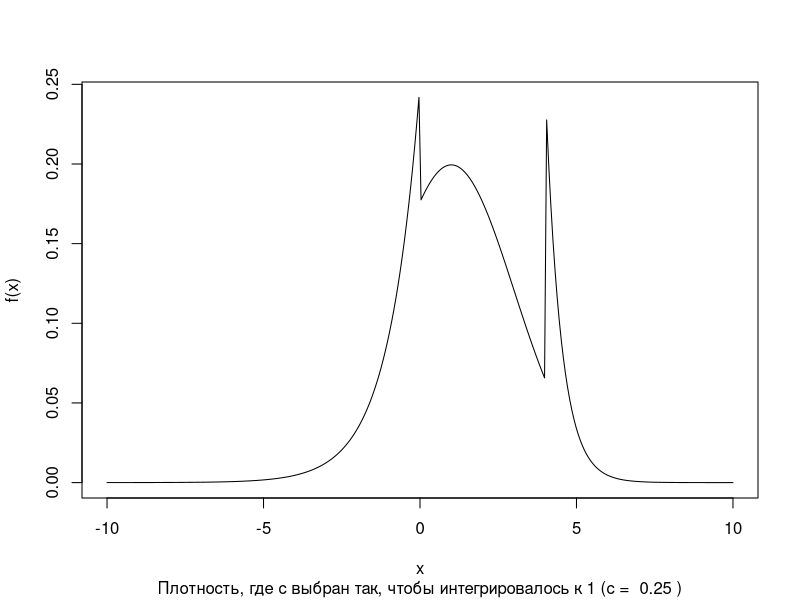
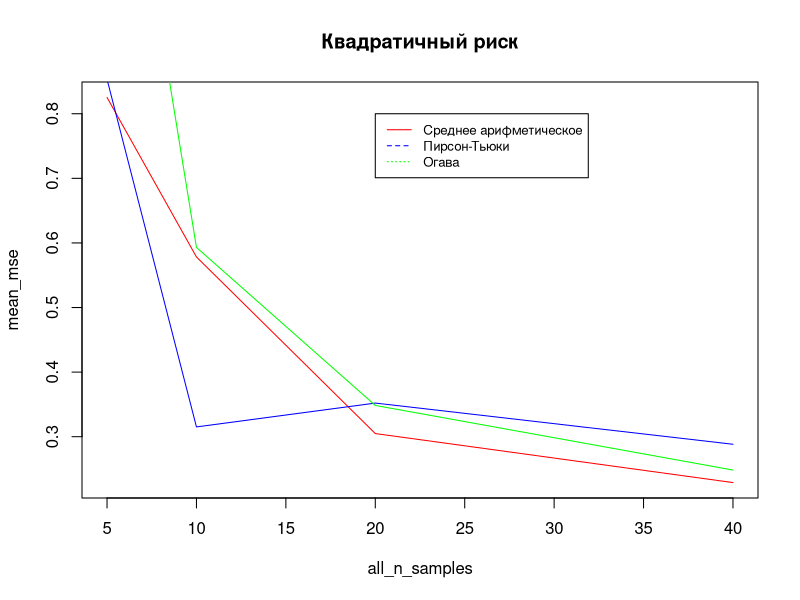
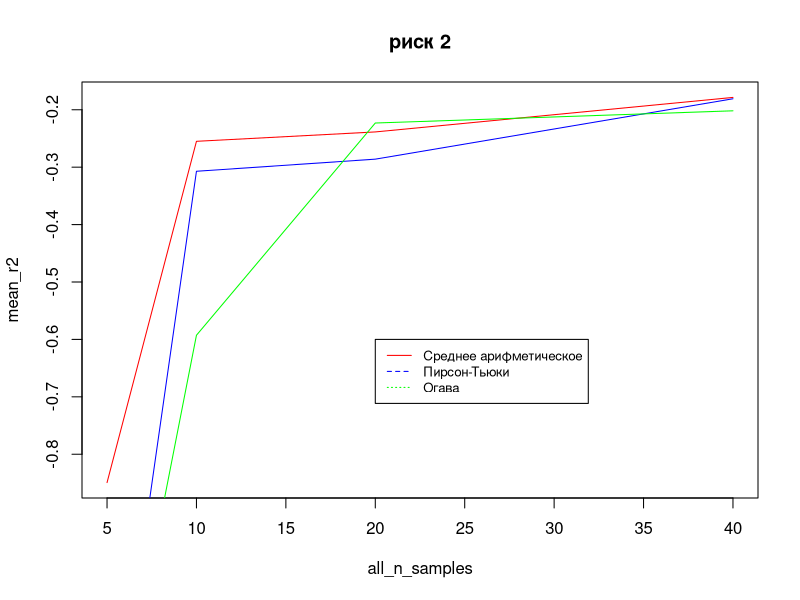
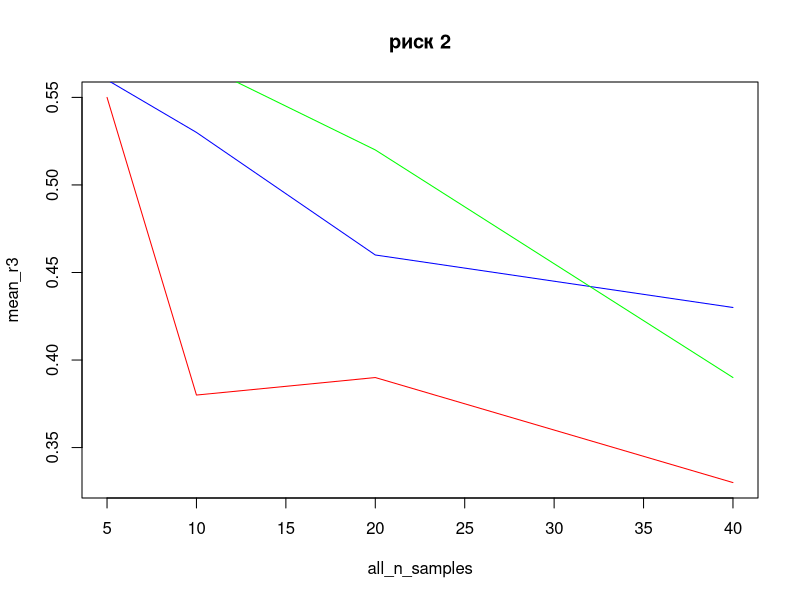

R code for these plots, in order:
## ---- chunk 1
knitr::opts_chunk$set(echo = TRUE)
## ---- chunk 2
sample_from_density = function(n, pdf_f, approx=1000, ...) {
  x = seq(-10, 10, length.out = approx)
  y = sapply(x, pdf_f, ...)

  random.points <- approx(
    cumsum(y)/sum(y),
    x,
    runif(n)
  )$y
  random.points
}
rlongtailed_normal = function(sd=1, mean=0, c) {
  found
}

dlongtailed_normal = function(x, c, sd=1, mean=0, normal_range=c(0, 4)) {
  if (x >= normal_range[1] & x <= normal_range[2]) {
    return(dnorm(x, mean=mean, sd=sd))
  } else { 
    if (x < 0) {
      return(c * exp(x))
    } else {
      return(c * exp(8 - 2*x))
    }
  }
}

integrate = function(fn, x_range=seq(-10, 10, length.out=100), ...) {
  lambda = abs(abs(x_range[2]) - abs(x_range[1]))
  res = 0
  for (x in x_range) {
    res = res + fn(x, ...) * (lambda)
  }
  res
}

estimate_c = function(sd, mean, tol=0.01) {
  grid = seq(-100, 100, length.out=10000)
  
  for (c in grid) {
    total_proba = integrate(fn=dlongtailed_normal, sd=sd, mean=mean, c=c)
    #
    #for (x in x_range) {
    #  total_proba = total_proba + dlongtailed_normal(x, sd=sd, mean=mean, c=c) * (1 / length(x_range))
    #}
    if (abs(total_proba - 1) < tol) {
      return(c)
    }
  }
}
## ---- chunk 3
x_range = seq(-10, 10, length.out = 300)
mean=1
sd=2
c_est = estimate_c(sd=sd, mean=mean)
## ---- chunk 4
plot( 
  x_range, 
  lapply(x_range, dlongtailed_normal, c=c_est, mean=mean, sd=sd), 
  type='l',
  xlab = "x", ylab = "f(x)",
  sub=paste("Плотность, где c выбран так, чтобы интегрировалось к 1 (c = ", round(c_est, 2), ")")
)
## ---- chunk 5
mean_estimator = function(sample) {
  mean(sample)
}
pearson_tukey_5q= function(sample) {
  n = length(sample)
  var_series = sort(sample)
  1/6 * (var_series[floor(n/16)+1] + var_series[floor(n/4)+1] + 2*var_series[floor(n/2)+1] + var_series[floor(3*n/4)+1] + var_series[floor(15*n/16)])
}
pearson_tukey_5q= function(sample) {
  n = length(sample)
  var_series = sort(sample)
  1/6 * (var_series[floor(n/16)+1] + var_series[floor(n/4)+1] + 2*var_series[floor(n/2)+1] + var_series[floor(3*n/4)+1] + var_series[floor(15*n/16)])
}
ogawa = function(sample, discard_n=2) {
  n = length(sample)
  var_series = sort(sample)
  mean(var_series[seq(discard_n+1,n-discard_n)])
}

#sample_from_density(5, dlongtailed_normal, mean=mean, sd=sd, c=c_est)
#c(pearson_tukey_5q(c(1,3,3,2,5)), mean(c(1,3,3,2,5)))
#ogawa(c(1,2,6,8,9), discard_n = 1)
## ---- chunk 6
#set.seed(42)
#sample_from_density(10, dlongtailed_normal,  c=c_est, mean=mean, sd=sd)
## ---- chunk 7
r_1 = function (estimates, true) {
  mean((true - estimates)^2)
}

r_2 = function(estimates, true) {
  risks = c()
  for (estimate in estimates) {
    risks = append(risks, min(5, (true - estimate)^3))
  }
  mean(risks)
}

r_3 = function(estimates, true) {
  risks = c()
  for (estimate in estimates) {
    dev = abs(estimate - true)
    if (dev < 0.5) {
      risks = append(risks, 0)
    } else{
      risks = append(risks, 1)
    }
  }
  mean(risks)
}
bootstrap_risk = function(n_samples, estimator, risk_f, n_iter=100) {
  estimates = c()
  for (i in seq(n_iter)) {
    sample = sample_from_density(n_samples, dlongtailed_normal,  c=c_est, mean=mean, sd=sd)
    estimate = estimator(sample)
    estimates = append(estimates, estimate)
  }
  risk_f(estimates, mean)
}
#bootstrap_risk(5, estimator=mean_estimator, risk_f=r_1)
## ---- chunk 8

## ---- chunk 9
set.seed(42)
all_n_samples = c(5, 10, 20, 40)
mean_mse = c()
mean_r2 = c()
mean_r3 = c()
pt_mse = c()
pt_r2 = c()
pt_r3 = c()
ogawa_mse = c()
ogawa_r2 = c()
ogawa_r3 = c()
for (n_samples in all_n_samples) {
  print(paste("Размер выборки: ", n_samples))
  
  print("Среднее арифметическое: ")
  current_mean_mse = bootstrap_risk(n_samples, estimator= mean_estimator, risk_f=r_1)
  current_r2 = bootstrap_risk(n_samples, estimator= mean_estimator, risk_f=r_2)
  current_r3 = bootstrap_risk(n_samples, estimator= mean_estimator, risk_f=r_3)
  mean_mse = append(mean_mse, current_mean_mse)
  mean_r2 = append(mean_r2, current_r2)
  mean_r3 = append(mean_r3, current_r3)
  print(paste("(1) квадратичный риск: ", current_mean_mse))
  print(paste("(2) риск: ", current_r2))
  print(paste("(3) риск: ", current_r3))
        
  print("оценка Пирсона-Тьюки 5 квантилей: ")
  current_pt_mse = bootstrap_risk(n_samples, estimator= pearson_tukey_5q, risk_f=r_1)
  current_pt_r2 = bootstrap_risk(n_samples, estimator= pearson_tukey_5q, risk_f=r_2)
  current_pt_r3 = bootstrap_risk(n_samples, estimator= pearson_tukey_5q, risk_f=r_3)
  pt_mse = append(pt_mse, current_pt_mse)
  pt_r2 = append(pt_r2, current_pt_r2)
  pt_r3 = append(pt_r3, current_pt_r3)
  print(paste("(1) квадратичный риск: ", current_pt_mse))
  print(paste("(2) риск: ", current_pt_r2))
  print(paste("(3) риск: ", current_pt_r3))
        
  print("оценка Огавы с отбрасыванием 2 слева и справа: ")
  current_ogawa_mse = bootstrap_risk(n_samples, estimator= ogawa, risk_f=r_1)
  current_ogawa_r2 = bootstrap_risk(n_samples, estimator= ogawa, risk_f=r_2)
  current_ogawa_r3 = bootstrap_risk(n_samples, estimator= ogawa, risk_f=r_3)
  ogawa_mse = append(ogawa_mse, current_ogawa_mse)
  ogawa_r2 = append(ogawa_r2, current_ogawa_r2)
  ogawa_r3 = append(ogawa_r3, current_ogawa_r3)
  print(paste("(1) квадратичный риск: ", current_ogawa_mse))
  print(paste("(2) риск: ", current_ogawa_r2))
  print(paste("(3) риск: ", current_ogawa_r3))
}
## ---- chunk 10
plot(all_n_samples, mean_mse, type='l', col='red', main="Квадратичный риск")
lines(all_n_samples, pt_mse, col='blue')
lines(all_n_samples, ogawa_mse, col='green')
legend(20, 0.8, legend=c("Среднее арифметическое", "Пирсон-Тьюки", "Огава"),
       col=c("red", "blue", "green"), lty=1:3, cex=0.8)
## ---- chunk 11
plot(all_n_samples, mean_r2, type='l', col='red', main="риск 2")
lines(all_n_samples, pt_r2, col='blue')
lines(all_n_samples, ogawa_r2, col='green')
legend(20, -0.6, legend=c("Среднее арифметическое", "Пирсон-Тьюки", "Огава"),
       col=c("red", "blue", "green"), lty=1:3, cex=0.8)

## ---- chunk 12
plot(all_n_samples, mean_r3, type='l', col='red', main="риск 2")
lines(all_n_samples, pt_r3, col='blue')
lines(all_n_samples, ogawa_r3, col='green')
legend(20, -0.6, legend=c("Среднее арифметическое", "Пирсон-Тьюки", "Огава"),
       col=c("red", "blue", "green"), lty=1:3, cex=0.8)
## ---- chunk 13
get_decrease_speed = function (mean_mse, all_n_samples) {
  mean_mse = abs(mean_mse)
  step_speed = mean((log(mean_mse) - lm(y~x+1, data=data.frame(y=log(mean_mse), x=log(all_n_samples)))$residuals)**2)
  exp_speed = mean((log(mean_mse) - lm(y~x+1, data=data.frame(y=log(mean_mse), x=all_n_samples))$residuals)**2)
  print(paste("Ошибка степенная ", round(step_speed, 3)))
  print(paste("Ошибка экспоненциального роста ", round(exp_speed, 3)))
  if (step_speed < exp_speed) {
    print("Вывод: степенной рост")
  } else {
    print("Вывод: экспоненицальный рост")
  }
}

mylist = list(
  "среднее арифм риск 1"=mean_mse,
  "среднее арифм риск 2"=mean_r2,
  "среднее арифм риск 3"=mean_r3,
  "Пирсон-Тьюки риск 1"=pt_mse,
  "Пирсон-Тьюки риск 2"=pt_r2,
  "Пирсон-Тьюки риск 3"=pt_r3,
  "Огава риск 1"=ogawa_mse,
  "Огава риск 2"=ogawa_r2,
  "Огава риск 3"=ogawa_r3
)
for (i in seq_along(mylist)) {
  risk = mylist[[i]]
  name = names(mylist)[i]
  print(name)
  get_decrease_speed(risk, all_n_samples)
}

